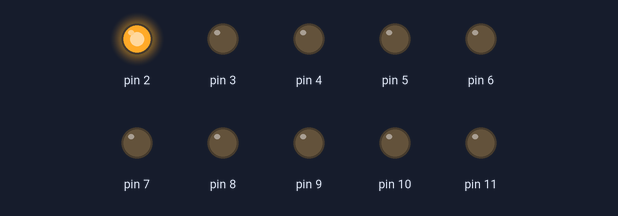
Bench run of a sketch on a simulated Arduino Uno, built with avr-gcc and run on an emulated ATmega328P. On the bench: output pins drawn as LEDs (lit = HIGH).

Above: at 0.02 s.
At 0.42 s:
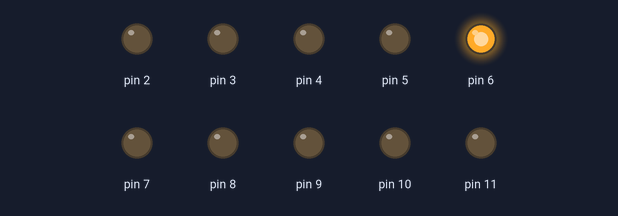
At 1.12 s:
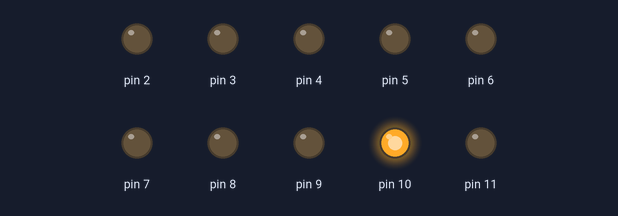
At 2.27 s:
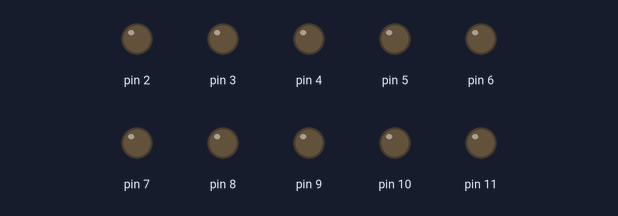
At 3.32 s:
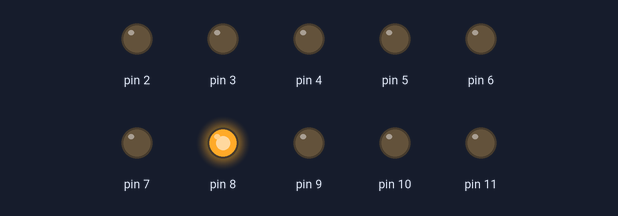
At 4.52 s:
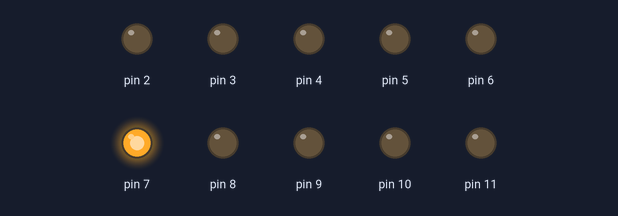
Timing chart, 0 to 4.8 s (numbered marks = the images above):
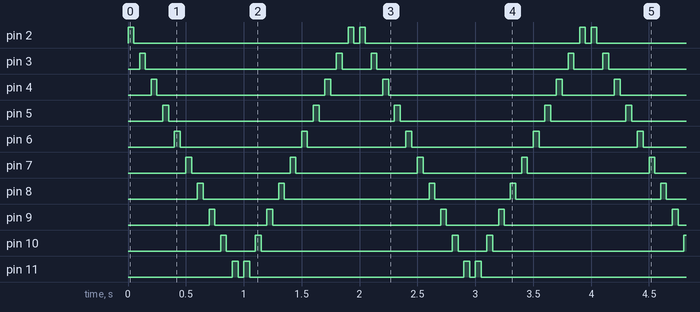

The sketch:

Programa_Codigo.ino
```cpp
int i = 0;
void setup()
{
  pinMode(2, OUTPUT);
  pinMode(3, OUTPUT);
  pinMode(4, OUTPUT);
  pinMode(5, OUTPUT);
  pinMode(6, OUTPUT);
  pinMode(7, OUTPUT);
  pinMode(8, OUTPUT);
  pinMode(9, OUTPUT);
  pinMode(10, OUTPUT);
  pinMode(11, OUTPUT);
}
void loop()
{
   for (i=2; i<12; ++i){
    digitalWrite(i, HIGH);
    delay(50);
  digitalWrite(i, LOW);
    delay(50);
   }
   for (i=11; i>1; --i){
    digitalWrite(i, HIGH);
    delay(50);
  digitalWrite(i, LOW);
    delay(50);}
}
```

Measured:
- by itself, pin 2: repeats every 2.0 s: LOW 1.9 s, HIGH 0.05 s, LOW 0.05 s, HIGH 0.05 s
- by itself, pin 3: repeats every 2.0 s: LOW 1.7 s, HIGH 0.05 s, LOW 0.25 s, HIGH 0.05 s
- by itself, pin 4: repeats every 2.0 s: LOW 1.5 s, HIGH 0.05 s, LOW 0.45 s, HIGH 0.05 s
- by itself, pin 5: repeats every 2.0 s: LOW 1.3 s, HIGH 0.05 s, LOW 0.65 s, HIGH 0.05 s
- by itself, pin 6: repeats every 2.0 s: LOW 1.1 s, HIGH 0.05 s, LOW 0.85 s, HIGH 0.05 s
- by itself, pin 7: repeats every 2.0 s: LOW 0.85 s, HIGH 0.05 s, LOW 1.1 s, HIGH 0.05 s
- by itself, pin 8: repeats every 2.0 s: LOW 0.65 s, HIGH 0.05 s, LOW 1.3 s, HIGH 0.05 s
- by itself, pin 9: repeats every 2.0 s: LOW 0.45 s, HIGH 0.05 s, LOW 1.5 s, HIGH 0.05 s
